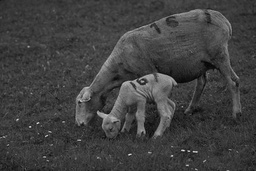
#> input picture 3.1.1/3.1.1/207056.jpg, 256 x 171 px, shrunk from 481 x 321 before the run
$ python _3.1.1.py
#> lines starting #> are read from the running program, lines starting #| are printed output that depends on the picture
#> further down, input_image is the input picture: shape (171, 256); min 3, max 225, mean 64.2
import cv2
import numpy as np
import matplotlib.pyplot as plt
import math

def histogram_equalize(img):
    image = np.asarray(img)

    ints_array = np.zeros(256)
    x_axis, y_axis = image.shape[:2]
#> x_axis = 171; y_axis = 256
    for i in range(0, x_axis):
        for j in range(0, y_axis):
            ints = image[i,j]
            ints_array[ints] = ints_array[ints] + 1
#> after the loop, ints_array = 256 values, max 1489 at index 59, min 0 at index 0, mean 171


    MN = 0
    for i in range(1, 256):
        MN = MN + ints_array[i]
#> this loop made 255 passes
#> MN on passes 1 to 3: 0, 0, 1
#> after the loop, MN = 43776


    array_pdf = ints_array/MN
#> array_pdf = 256 values, max 0.034 at index 59, min 0 at index 0, mean 0.00391


    CDF = 0
    CDF_matrix = np.zeros(256)
    for i in range(1, 256):
        CDF = CDF + array_pdf[i]
        CDF_matrix[i] = CDF
#> this loop made 255 passes
#> CDF on passes 1 to 3: 0, 0, 2.28e-05
#> after the loop, CDF = 1; CDF_matrix = 256 values from 0 to 1


    final_array = np.zeros(256)
    final_array = (CDF_matrix * 255)
#> final_array = 256 values from 0 to 255
    for i in range (1,256):
        final_array[i] = math.ceil(final_array[i])
        if(final_array[i] > 255):
            final_array[i] = 255


    new_img = np.zeros(img.shape)
    for i in range(0, x_axis):
        for j in range(0, y_axis):
            for value in range(0, 255):
                if (image[i,j] == value):
                    new_img[i,j] = final_array[value]
                    break
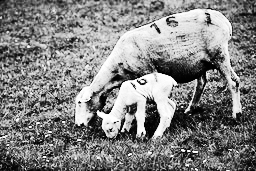
#> new_img: shape (171, 256) float64; min 1, max 255, mean 130.4
    return new_img


input_image = cv2.imread('207056.jpg', 0)
out_image = histogram_equalize(input_image)
cv2.imwrite('new_goats.jpg', out_image)
